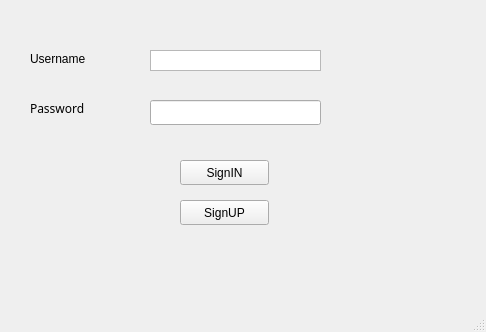
<?xml version="1.0" encoding="UTF-8"?>
<ui version="4.0">
 <class>MainWindow</class>
 <widget class="QMainWindow" name="MainWindow">
  <property name="geometry">
   <rect>
    <x>0</x>
    <y>0</y>
    <width>486</width>
    <height>332</height>
   </rect>
  </property>
  <property name="windowTitle">
   <string>MainWindow</string>
  </property>
  <widget class="QWidget" name="centralwidget">
   <widget class="QLabel" name="label">
    <property name="geometry">
     <rect>
      <x>30</x>
      <y>50</y>
      <width>67</width>
      <height>17</height>
     </rect>
    </property>
    <property name="text">
     <string>Username</string>
    </property>
   </widget>
   <widget class="QLabel" name="label_2">
    <property name="geometry">
     <rect>
      <x>30</x>
      <y>100</y>
      <width>67</width>
      <height>17</height>
     </rect>
    </property>
    <property name="font">
     <font>
      <family>UnVada</family>
     </font>
    </property>
    <property name="text">
     <string>Password</string>
    </property>
    <property name="textFormat">
     <enum>Qt::AutoText</enum>
    </property>
   </widget>
   <widget class="QTextEdit" name="textEdit">
    <property name="geometry">
     <rect>
      <x>150</x>
      <y>50</y>
      <width>171</width>
      <height>21</height>
     </rect>
    </property>
    <property name="autoFillBackground">
     <bool>true</bool>
    </property>
    <property name="inputMethodHints">
     <set>Qt::ImhLowercaseOnly</set>
    </property>
    <property name="verticalScrollBarPolicy">
     <enum>Qt::ScrollBarAlwaysOff</enum>
    </property>
   </widget>
   <widget class="QPushButton" name="pushButton">
    <property name="geometry">
     <rect>
      <x>180</x>
      <y>160</y>
      <width>89</width>
      <height>25</height>
     </rect>
    </property>
    <property name="text">
     <string>SignIN</string>
    </property>
   </widget>
   <widget class="QLineEdit" name="lineEdit">
    <property name="geometry">
     <rect>
      <x>150</x>
      <y>100</y>
      <width>171</width>
      <height>25</height>
     </rect>
    </property>
    <property name="echoMode">
     <enum>QLineEdit::Password</enum>
    </property>
   </widget>
   <widget class="QLabel" name="label_3">
    <property name="geometry">
     <rect>
      <x>40</x>
      <y>250</y>
      <width>401</width>
      <height>31</height>
     </rect>
    </property>
    <property name="text">
     <string/>
    </property>
   </widget>
   <widget class="QPushButton" name="pushButton_2">
    <property name="geometry">
     <rect>
      <x>180</x>
      <y>200</y>
      <width>89</width>
      <height>25</height>
     </rect>
    </property>
    <property name="text">
     <string>SignUP</string>
    </property>
   </widget>
  </widget>
  <widget class="QMenuBar" name="menubar">
   <property name="geometry">
    <rect>
     <x>0</x>
     <y>0</y>
     <width>486</width>
     <height>22</height>
    </rect>
   </property>
  </widget>
  <widget class="QStatusBar" name="statusbar"/>
 </widget>
 <resources/>
 <connections/>
</ui>
